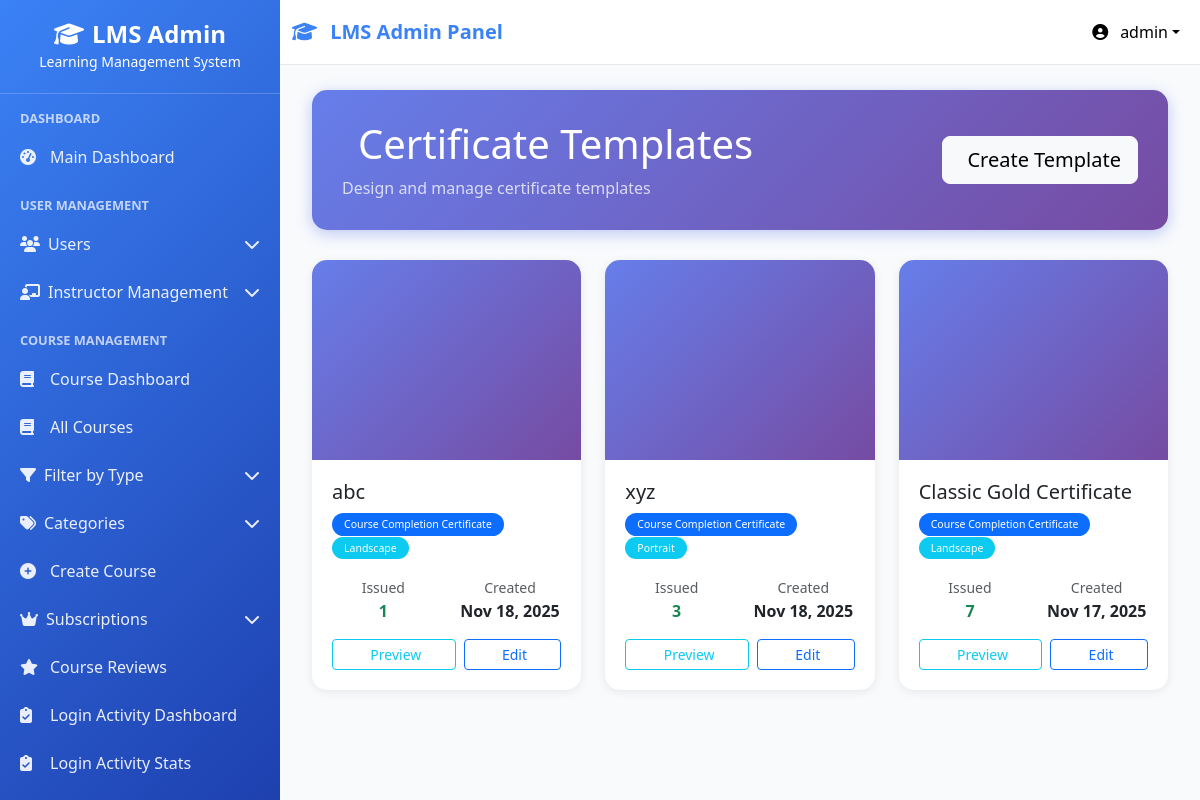
Screenshot of /certificates/admin/templates/ (signed in) with the database file from the repository.
### userss/models.py (models this page shows, shortened)
class CustomUser(AbstractUser):
    ROLE_CHOICES = (
    ("superadmin", "Super Admin"),
    ("instructor", "Instructor"),
    ("student", "Student"),
    ("webinar_user", "Webinar User"),  # Add this line
)
    role = models.CharField(max_length=20, choices=ROLE_CHOICES, default="student")
    phone_number = models.CharField(max_length=15, blank=True, null=True)
    profile_picture = models.ImageField(
        upload_to="profile_pics/", blank=True, null=True
    )
    bio = models.TextField(max_length=500, blank=True)
    date_of_birth = models.DateField(blank=True, null=True)
    address = models.TextField(max_length=200, blank=True)
    created_by = models.ForeignKey(
        "self",
        on_delete=models.SET_NULL,
        null=True,
        blank=True,
        related_name="created_users",
    )
    updated_at = models.DateTimeField(auto_now=True)
    class Meta:
        ordering = ["-date_joined"]
        verbose_name = "User"
        verbose_name_plural = "Users"

### certificates/models.py (models this page shows, shortened)
class CertificateTemplate(models.Model):
    ORIENTATION_CHOICES = [
        ('landscape', 'Landscape'),
        ('portrait', 'Portrait'),
    ]
    name = models.CharField(max_length=200)
    certificate_type = models.ForeignKey(CertificateType, on_delete=models.CASCADE, related_name='templates')
    template_file = models.FileField(
        upload_to='certificate_templates/',
        validators=[FileExtensionValidator(['html', 'pdf'])],
        help_text="Upload HTML template"
    )
    thumbnail = models.ImageField(upload_to='certificate_thumbnails/', blank=True, null=True)
    orientation = models.CharField(max_length=20, choices=ORIENTATION_CHOICES, default='landscape')
    width = models.IntegerField(default=297)  # mm (A4 landscape)
    height = models.IntegerField(default=210)  # mm
    html_content = models.TextField(help_text="HTML template with placeholders")
    css_content = models.TextField(blank=True, help_text="CSS styling")
    available_placeholders = models.JSONField(
        default=dict,
        help_text="Available template variables like {student_name}, {course_name}"
    )
    is_active = models.BooleanField(default=True)
    is_default = models.BooleanField(default=False)
    created_at = models.DateTimeField(auto_now_add=True)
    updated_at = models.DateTimeField(auto_now=True)
    created_by = models.ForeignKey(User, on_delete=models.SET_NULL, null=True)
    class Meta:
        ordering = ['-created_at']

class CertificateType(models.Model):
    TYPE_CHOICES = [
        ('completion', 'Course Completion'),
        ('achievement', 'Achievement'),
        ('participation', 'Participation'),
        ('excellence', 'Excellence'),
        ('custom', 'Custom'),
    ]
    name = models.CharField(max_length=200)
    type_code = models.CharField(max_length=50, choices=TYPE_CHOICES, default='completion')
    description = models.TextField(blank=True)
    is_active = models.BooleanField(default=True)
    created_at = models.DateTimeField(auto_now_add=True)
    created_by = models.ForeignKey(User, on_delete=models.SET_NULL, null=True)
    class Meta:
        ordering = ['name']

### certificates/views.py (the view)
# urls.py: path('admin/templates/', views.admin_certificate_templates, name='admin_templates'),
@login_required
def admin_certificate_templates(request):
    if request.user.role != 'superadmin':
        return redirect('user_login')
    templates = CertificateTemplate.objects.select_related(
        'certificate_type', 'created_by'
    ).annotate(
        issued_count=Count('issuedcertificate')
    ).order_by('-created_at')
    paginator = Paginator(templates, 12)
    page = request.GET.get('page')
    templates = paginator.get_page(page)
    context = {
        'templates': templates,
    }
    return render(request, 'admin/templates.html', context)

### lms/context_processors.py (called while the page is built, shortened)
def sidebar_context(request):
    context = {}
    if request.user.is_authenticated:
        from courses.models import Course
        is_admin = request.user.is_superuser or getattr(request.user, 'role', None) == 'superadmin'
        if is_admin:
            sidebar_courses = Course.objects.filter(is_active=True).order_by('course_code')[:15]
        elif getattr(request.user, 'role', None) == 'instructor':
            sidebar_courses = Course.objects.filter(
                instructor=request.user,
                is_active=True
            ).order_by('course_code')[:15]
        else:
            sidebar_courses = []
        context['sidebar_courses'] = sidebar_courses
        context['is_admin_user'] = is_admin  # Template में use करने के लिए
    return context

def instructor_permissions(request):
    context = {
        'instructor_permissions': [],
        'has_content_permission': False,
        'has_email_permission': False,
        'has_course_permission': False,
        'has_batch_permission': False,
        'has_student_permission': False,
        'has_analytics_permission': False,
    }
    return context

### userss/context_processors.py (called while the page is built, shortened)
def instructor_navigation(request):
    return {}

def student_context(request):
    return {'enrolled_courses_count': 0}

def instructor_permissions(request):
    if not request.user.is_authenticated:
        return {}
    if request.user.role != 'instructor':
        return {}

### certificates/templates/admin/templates.html (shortened to what this page needs)
{% extends 'base.html' %}
{% load static %}
{% block content %}
<div class="container-fluid">
    <div class="page-header">
        <div class="d-flex justify-content-between align-items-center">
            <div>
                <h1 class="mb-2">
                    Certificate Templates
                </h1>
                <p class="mb-0 opacity-75">Design and manage certificate templates</p>
            </div>
            <div>
                <a href="{% url 'certificates:admin_create_template' %}" class="btn btn-light btn-lg">
                    Create Template
                </a>
            </div>
        </div>
    </div>
    {% if templates %}
    <div class="row">
        {% for template in templates %}
        <div class="col-lg-4 col-md-6 mb-4">
            <div class="template-card">
                <div class="template-thumbnail">
                </div>
                <div class="template-body">
                    <h5 class="mb-2">{{ template.name }}</h5>
                    <p class="text-muted small mb-3">
                        <span class="badge bg-primary">{{ template.certificate_type.name }}</span>
                        <span class="badge bg-info">{{ template.orientation|title }}</span>
                    </p>
                    <div class="row text-center mb-3">
                        <div class="col-6">
                            <small class="text-muted">Issued</small>
                            <div class="fw-bold text-success">{{ template.issued_count }}</div>
                        </div>
                        <div class="col-6">
                            <small class="text-muted">Created</small>
                            <div class="fw-bold">{{ template.created_at|date:"M d, Y" }}</div>
                        </div>
                    </div>
                    <div class="d-flex gap-2">
                        <a href="{% url 'certificates:admin_preview_template' template.id %}"
                           class="btn btn-outline-info btn-sm flex-fill" target="_blank">
                            Preview
                        </a>
                        <a href="{% url 'certificates:admin_edit_template' template.id %}"
                           class="btn btn-outline-primary btn-sm flex-fill">
                            Edit
                        </a>
                    </div>
                </div>
            </div>
        </div>
        {% endfor %}
    </div>
    {% endif %}
</div>
{% endblock %}

### userss/templates/base.html (shortened to what this page needs)
<!DOCTYPE html>
<html lang="en">
<head>
    <link href="https://cdnjs.cloudflare.com/ajax/libs/bootstrap/5.3.0/css/bootstrap.min.css" rel="stylesheet">
    <link href="https://cdnjs.cloudflare.com/ajax/libs/font-awesome/6.4.0/css/all.min.css" rel="stylesheet">
</head>
<body>
    <nav class="navbar navbar-expand-lg navbar-light">
        <div class="container-fluid">
            <a class="navbar-brand" href="{% url 'admin_dashboard' %}">
                <i class="fas fa-graduation-cap me-2"></i>
                LMS Admin Panel
            </a>
            <div class="navbar-nav ms-auto">
                <div class="nav-item dropdown">
                    <a class="nav-link dropdown-toggle" href="#" role="button" data-bs-toggle="dropdown"
                        style="color: black !important;">
                        <i class="fas fa-user-circle me-2"></i>
                        {{ user.username|default:"Admin" }}
                    </a>
                </div>
            </div>
        </div>
    </nav>
    <div class="sidebar" id="sidebar">
        <div class="sidebar-header">
            <h4><i class="fas fa-graduation-cap me-2"></i>LMS Admin</h4>
            <small>Learning Management System</small>
        </div>
        <div class="sidebar-content">
            <div class="nav-section">Dashboard</div>
            <a class="nav-link {% if request.resolver_match.url_name == 'admin_dashboard' %}active{% endif %}"
                href="{% url 'admin_dashboard' %}">
                <i class="fas fa-tachometer-alt"></i>
                Main Dashboard
            </a>
            <div class="nav-section">User Management</div>
            <div class="submenu" data-submenu="users">
                <div class="submenu-toggle">
                    <span><i class="fas fa-users me-2"></i>Users</span>
                    <i class="fas fa-chevron-down"></i>
                </div>
            </div>
            <div class="submenu" data-submenu="instructor-management">
                <div class="submenu-toggle">
                    <span><i class="fas fa-chalkboard-teacher me-2"></i>Instructor Management</span>
                    <i class="fas fa-chevron-down"></i>
                </div>
            </div>
            <div class="nav-section">Course Management</div>
            <a class="nav-link {% if 'course_dashboard' in request.resolver_match.url_name %}active{% endif %}"
                href="{% url 'courses:course_dashboard' %}">
                <i class="fas fa-book"></i>
                Course Dashboard
            </a>
            <a class="nav-link {% if 'manage_courses' in request.resolver_match.url_name %}active{% endif %}"
                href="{% url 'courses:manage_courses' %}">
                <i class="fas fa-book"></i>
                All Courses
            </a>
            <div class="submenu" data-submenu="course-types">
                <div class="submenu-toggle">
                    <span><i class="fas fa-filter me-2"></i>Filter by Type</span>
                    <i class="fas fa-chevron-down"></i>
                </div>
            </div>
            <div class="submenu" data-submenu="categories">
                <div class="submenu-toggle">
                    <span><i class="fas fa-tags me-2"></i>Categories</span>
                    <i class="fas fa-chevron-down"></i>
                </div>
            </div>
            <a class="nav-link {% if 'create_course' in request.resolver_match.url_name %}active{% endif %}"
                href="{% url 'courses:create_course' %}">
                <i class="fas fa-plus-circle"></i>
                Create Course
            </a>
            {% if request.user.role == 'superadmin' %}
            <div class="submenu" data-submenu="subscriptions">
                <div class="submenu-toggle">
                    <span><i class="fas fa-crown me-2"></i>Subscriptions</span>
                    <i class="fas fa-chevron-down"></i>
                </div>
            </div>
            {% endif %}
            {% if request.user.role in 'superadmin,instructor' %}
            <a class="nav-link {% if 'course_reviews' in request.resolver_match.url_name %}active{% endif %}"
                href="{% url 'courses:course_reviews' %}">
                <i class="fas fa-star"></i>
                Course Reviews
            </a>
            {% endif %}
            {% if request.user.role == 'superadmin' %}
            <a class="nav-link {% if 'attendance_dashboard' in request.resolver_match.url_name %}active{% endif %}"
                href="{% url 'courses:attendance_dashboard' %}">
                <i class="fas fa-clipboard-check"></i>
                Login Activity Dashboard
            </a>
            <a class="nav-link {% if 'attendance_status' in request.resolver_match.url_name %}active{% endif %}"
                href="{% url 'courses:attendance_status' %}">
                <i class="fas fa-clipboard-check"></i>
                Login Activity Stats
            </a>
            {% endif %}
            <div class="submenu" data-submenu="batches">
                <div class="submenu-toggle">
                </div>
            </div>
        </div>
    </div>
    <div class="main-content">
        {% block content %}
        {% endblock %}
    </div>
</body>
</html>

### userss/templates/base.html (style rules this page uses)
:root { --primary-color: #3b82f6; --secondary-color: #1e40af; --sidebar-width: 280px; }
* { margin: 0; padding: 0; box-sizing: border-box; }
body { background-color: #f8fafc; font-family: 'Segoe UI', Tahoma, Geneva, Verdana, sans-serif; }
.sidebar { background: linear-gradient(135deg, var(--primary-color), var(--secondary-color)) !important; width: var(--sidebar-width); height: 100vh; position: fixed; top: 0; left: 0; z-index: 1000; overflow-y: auto; overflow-x: hidden; }
.sidebar-header { padding: 20px; color: white; text-align: center; border-bottom: 1px solid rgba(255, 255, 255, 0.2); }
.sidebar-header h4 { margin: 0; font-weight: 600; }
.nav-section { padding: 15px 20px 5px; color: rgba(255, 255, 255, 0.7); font-size: 0.8rem; text-transform: uppercase; font-weight: 600; }
.nav-link { color: rgba(255, 255, 255, 0.9) !important; padding: 12px 20px; display: flex; align-items: center; text-decoration: none; transition: all 0.3s ease; }
.nav-link i { width: 20px; margin-right: 10px; }
.submenu { overflow: hidden; }
.submenu-toggle { color: rgba(255, 255, 255, 0.9); padding: 12px 20px; cursor: pointer; display: flex; justify-content: space-between; align-items: center; transition: all 0.3s ease; user-select: none; }
.submenu-toggle i.fa-chevron-down { transition: transform 0.3s ease; }
.navbar { position: fixed; top: 0; left: var(--sidebar-width); right: 0; z-index: 999; background: white !important; border-bottom: 1px solid #e5e7eb; }
.navbar-brand { font-weight: 700; color: var(--primary-color) !important; }
.main-content { margin-left: var(--sidebar-width); margin-top: 70px; padding: 20px; min-height: calc(100vh - 70px); overflow-y: auto; }
.badge { padding: 6px 12px; border-radius: 20px; font-weight: 500; }

### certificates/templates/admin/templates.html (style rules this page uses)
.page-header { background: linear-gradient(135deg, #667eea 0%, #764ba2 100%); color: white; padding: 30px; border-radius: 15px; margin-bottom: 30px; box-shadow: 0 4px 15px rgba(102, 126, 234, 0.4); }
.template-card { background: white; border-radius: 15px; overflow: hidden; box-shadow: 0 2px 10px rgba(0,0,0,0.08); transition: transform 0.3s ease; height: 100%; }
.template-thumbnail { width: 100%; height: 200px; background: linear-gradient(135deg, #667eea 0%, #764ba2 100%); display: flex; align-items: center; justify-content: center; color: white; font-size: 3rem; position: relative; }
.template-body { padding: 20px; }

### rows the page displays
CustomUser: username "admin"
CertificateTemplate: name "abc", certificate_type.name "Course Completion Certificate", orientation "Landscape", issued_count "1", created_at "Nov 18, 2025"
CertificateTemplate: name "xyz", certificate_type.name "Course Completion Certificate", orientation "Portrait", issued_count "3", created_at "Nov 18, 2025"
CertificateTemplate: name "Classic Gold Certificate", certificate_type.name "Course Completion Certificate", orientation "Landscape", issued_count "7", created_at "Nov 17, 2025"
